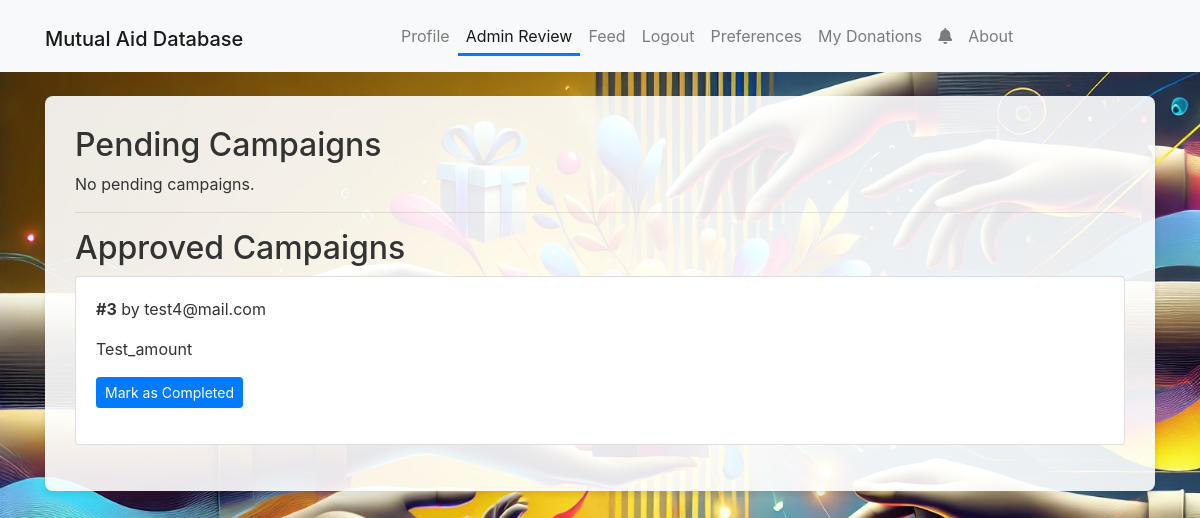
The page /admin/review (signed in) on the database as committed earlier.
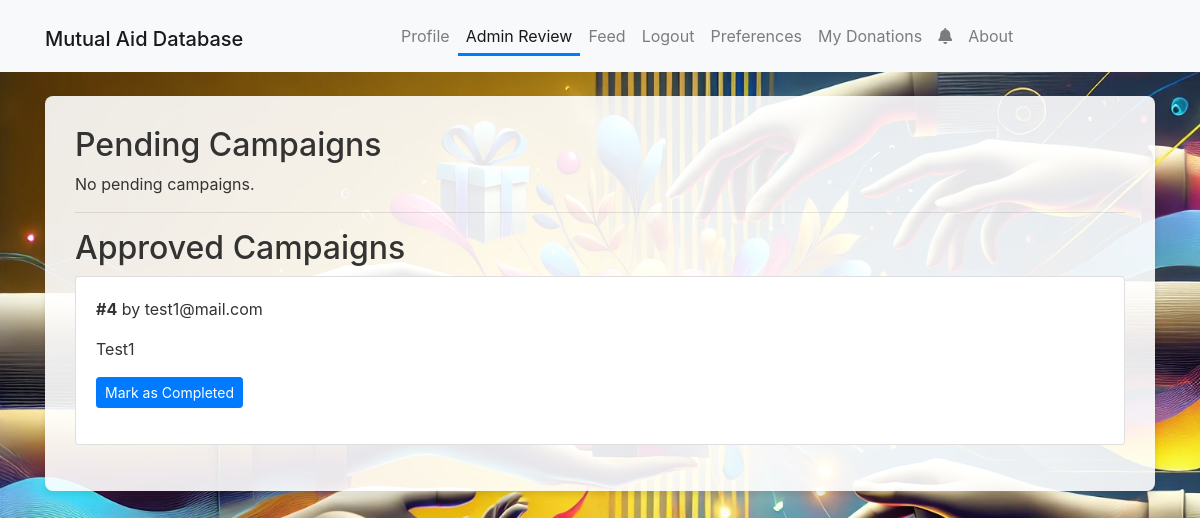
The same page on the database as committed later.
### app/models.py (models this page shows, shortened)
class Post(db.Model):
    __tablename__ = 'post'
    id = db.Column(db.Integer, primary_key=True)
    user_id = db.Column(db.Integer, db.ForeignKey('users.id'), nullable=False)
    content = db.Column(db.String(140), nullable=False)
    media_filename = db.Column(db.String(255), nullable=True)
    category = db.Column(db.String(55), nullable=False) # Category of the post (e.g., "Help Needed", "Donation", etc.)
    status = db.Column(db.String(55), nullable=False, default='Pending') # Status of the post (e.g., "Pending", "Approved", "Rejected")
    timestamp = db.Column(db.DateTime, index=True, nullable=False, default=datetime.utcnow) # Timestamp for when the post was created
    goal = db.Column(db.Numeric(10, 2), nullable=False) # Goal amount for the post
    author = db.relationship('User', backref='posts', lazy=True)
    donations = db.relationship('Donation', back_populates='post', lazy='select', cascade='all, delete-orphan')

class User(db.Model):
    __tablename__ = 'users'
    id = db.Column(db.Integer, primary_key=True)
    email = db.Column(db.String(120), unique=True, nullable=False)
    password = db.Column(db.String(128), nullable=False)
    is_admin = db.Column(db.Boolean, default=False)  # Flag to indicate if the user is an admin
    donations = db.relationship('Donation', back_populates='donor', lazy=True)

### app/routes.py (the view, shortened to what this page needs)
@main.route('/admin/review', methods=['GET', 'POST'])
def admin_review():
    if 'user_id' not in session:
        flash('Please log in to access this page.', 'warning')
        return redirect(url_for('main.login'))
    admin = User.query.get_or_404(session['user_id'])
    if not admin.is_admin:
        flash('You do not have permission to access this page.', 'danger')
        return redirect(url_for('main.feed'))
    pending_posts  = Post.query.filter_by(status='Pending') .order_by(Post.timestamp.desc()).all()
    approved_posts = Post.query.filter_by(status='Approved').order_by(Post.timestamp.desc()).all()
    return render_template(
        'admin_review.html',
        pending_posts=pending_posts,
        approved_posts=approved_posts
    )

### app/__init__.py (called while the page is built)
@app.context_processor
def inject_notification_count():
    from app.models import Notification  # avoid circular import issues if needed
    if 'user_id' in session:
        count = Notification.query.filter_by(user_id=session['user_id'], is_read=False).count()
    else:
        count = 0
    print(f"Notification count: {count}")
    return dict(notification_count=count)

### app/templates/admin_review.html (shortened to what this page needs)
{% extends "base.html" %}
{% block content %}
  <div class="form-container">
    <h2>Pending Campaigns</h2>
    {% if pending_posts %}
      {% for post in pending_posts %}
        <div class="card mb-3">
          <div class="card-body">
            <p><strong>#{{ post.id }}</strong> by {{ post.author.email }}</p>
            <p>{{ post.content }}</p>
            <form method="POST" action="{{ url_for('main.admin_review') }}">
              <input type="hidden" name="post_id" value="{{ post.id }}">
              {% if post.media_filename %}
              {% set lower = post.media_filename|lower %}
                {% if lower.endswith('.mp4') or lower.endswith('.webm') or lower.endswith('.ogg') %}
                  <video controls>
                    <source src="{{ url_for('static', filename='uploads/' ~ post.media_filename) }}" type="video/mp4">
                    Your browser does not support the video tag.
                  </video>
                {% else %}
                  <img src="{{ url_for('static', filename='uploads/' ~ post.media_filename) }}" alt="Post Media" class="img-fluid">
                {% endif %}
              {% endif %}
              <div class="form-group">
                <button name="action" value="approve" class="btn btn-success btn-sm">Approve</button>
                <button name="action" value="reject"  class="btn btn-danger btn-sm">Reject</button>
              </div>
            </form>
          </div>
        </div>
      {% endfor %}
    {% else %}
      <p>No pending campaigns.</p>
    {% endif %}
    <hr>
    <h2>Approved Campaigns</h2>
    {% if approved_posts %}
      {% for post in approved_posts %}
        <div class="card mb-3">
          <div class="card-body">
            <p><strong>#{{ post.id }}</strong> by {{ post.author.email }}</p>
            <p>{{ post.content }}</p>
            <form method="POST" action="{{ url_for('main.admin_review') }}">
              <div class="form-group">
                <button name="action" value="complete" class="btn btn-primary btn-sm">
                  Mark as Completed
                </button>
              </div>
            </form>
          </div>
        </div>
      {% endfor %}
    {% else %}
      <p>No approved campaigns awaiting completion.</p>
    {% endif %}
  </div>
{% endblock %}

Rows that differ between the two databases and show on the page:
no longer on this page (row edited): Post: id "3", author.email "test4@mail.com", content "Test_amount"
added Post: id "4", author.email "test1@mail.com", content "Test1"
